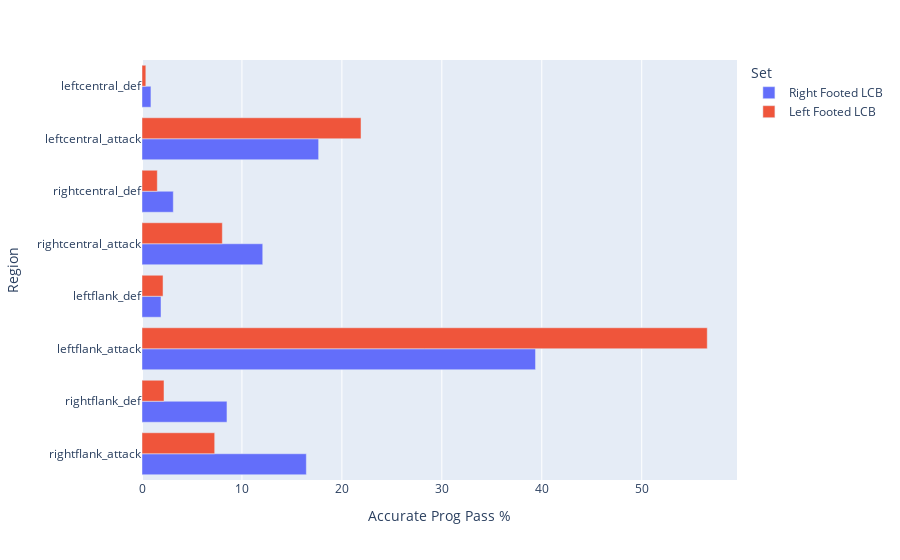

Here is the notebook cell this chart was saved with:
### Code cell
# data_reg = [['Right Flank Attack', 7.2727272727272725, 'RRRL'],
#             ['Right Flank Attack',10.58601134215501, 'RRLL'],
#             ['Right Flank Def', 10.875045012603529, 'RRRL'],
#             ['Right Flank Def', 6.301197227473219, 'RRLL'],
#             ['Left Flank Attack', 37.27043572200216, 'RRRL'],
#             ['Left Flank Attack', 43.28922495274102, 'RRLL'],
#             ['Left Flank Def', 3.456967951026287, 'RRRL'],
#             ['Left Flank Def', 2.898550724637681, 'RRLL'],
#             ['Right Central Attack', 12.171407994238386, 'RRRL'],
#             ['Right Central Attack', 12.917454316320102, 'RRLL'],
#             ['Right Central Def', 6.1937342455887645, 'RRRL'],
#             ['Right Central Def', 5.16698172652804, 'RRLL'],
#             ['Left Central Attack', 13.215700396110911, 'RRRL'],
#             ['Left Central Attack', 18.021424070573406, 'RRLL'],
#             ['Left Central Def', 0.4681310767014764, 'RRRL'],
#             ['Left Central Def', 0.8191556395715185, 'RRLL']]
lcb_lf_reg = list(zip(regions,lcb_lf_region_per))
lcb_lf_data_reg = [list(i) + ["Left Footed LCB"] for i in lcb_lf_reg]
lcb_rf_data = list(zip(regions,lcb_rf_region_per))
lcb_rf_data_reg = [list(i) + ["Right Footed LCB"] for i in lcb_rf_data]
data_reg = lcb_rf_data_reg + lcb_lf_data_reg
reg = pd.DataFrame(data_reg, columns = ['Region', 'Accurate Prog Pass %', 'Set'])
fig = px.bar(reg, x="Accurate Prog Pass %", y="Region", color='Set', barmode='group', orientation='h')
fig.show()

### Figure 1 — Plotly figure (JSON) as saved in the notebook; plotly's stock layout.template omitted (floating-point values rounded to 4 significant figures)
{"data": [{"alignmentgroup": "True", "hovertemplate": "Set=Right Footed LCB<br>Accurate Prog Pass %=%{x}<br>Region=%{y}<extra></extra>", "legendgroup": "Right Footed LCB", "marker": {"color": "#636efa"}, "name": "Right Footed LCB", "offsetgroup": "Right Footed LCB", "orientation": "h", "showlegend": true, "textposition": "auto", "type": "bar", "x": [16.44, 8.501, 39.37, 1.902, 12.08, 3.132, 17.67, 0.8949], "xaxis": "x", "y": ["rightflank_attack", "rightflank_def", "leftflank_attack", "leftflank_def", "rightcentral_attack", "rightcentral_def", "leftcentral_attack", "leftcentral_def"], "yaxis": "y"}, {"alignmentgroup": "True", "hovertemplate": "Set=Left Footed LCB<br>Accurate Prog Pass %=%{x}<br>Region=%{y}<extra></extra>", "legendgroup": "Left Footed LCB", "marker": {"color": "#EF553B"}, "name": "Left Footed LCB", "offsetgroup": "Left Footed LCB", "orientation": "h", "showlegend": true, "textposition": "auto", "type": "bar", "x": [7.273, 2.201, 56.56, 2.105, 8.038, 1.531, 21.91, 0.3828], "xaxis": "x", "y": ["rightflank_attack", "rightflank_def", "leftflank_attack", "leftflank_def", "rightcentral_attack", "rightcentral_def", "leftcentral_attack", "leftcentral_def"], "yaxis": "y"}], "layout": {"autosize": true, "barmode": "group", "legend": {"title": {"text": "Set"}, "tracegroupgap": 0}, "margin": {"t": 60}, "xaxis": {"anchor": "y", "autorange": true, "domain": [0, 1], "range": [0, 59.53], "title": {"text": "Accurate Prog Pass %"}, "type": "linear"}, "yaxis": {"anchor": "x", "autorange": true, "domain": [0, 1], "range": [-0.5, 7.5], "title": {"text": "Region"}, "type": "category"}}}
